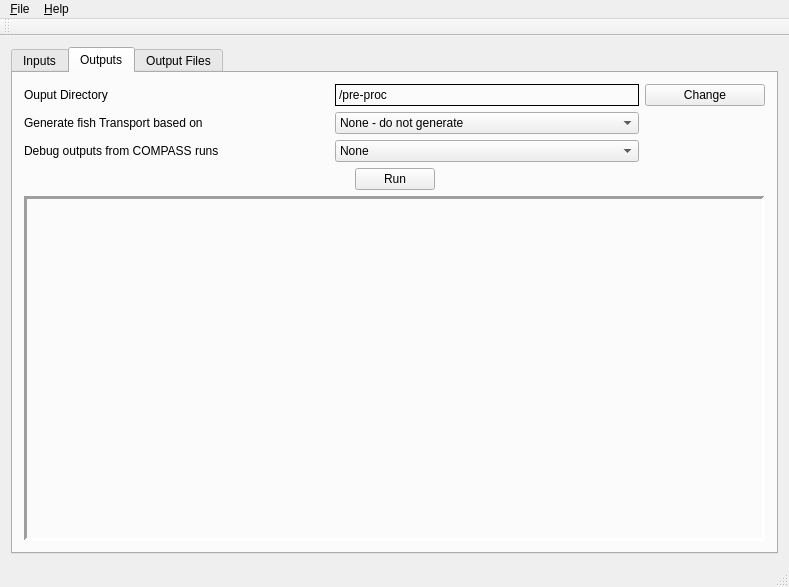
<?xml version="1.0" encoding="UTF-8"?>
<ui version="4.0">
 <class>MainWindow</class>
 <widget class="QMainWindow" name="MainWindow">
  <property name="geometry">
   <rect>
    <x>0</x>
    <y>0</y>
    <width>789</width>
    <height>587</height>
   </rect>
  </property>
  <property name="windowTitle">
   <string>MainWindow</string>
  </property>
  <widget class="QWidget" name="centralWidget">
   <layout class="QVBoxLayout" name="verticalLayout">
    <item>
     <widget class="QTabWidget" name="tabWidget">
      <property name="currentIndex">
       <number>1</number>
      </property>
      <widget class="QWidget" name="tabInputs">
       <attribute name="title">
        <string>Inputs</string>
       </attribute>
       <layout class="QVBoxLayout" name="verticalLayout_3">
        <item>
         <widget class="QScrollArea" name="scrollArea">
          <property name="widgetResizable">
           <bool>true</bool>
          </property>
          <widget class="QWidget" name="scrollAreaWidgetContents">
           <property name="geometry">
            <rect>
             <x>0</x>
             <y>0</y>
             <width>729</width>
             <height>424</height>
            </rect>
           </property>
           <layout class="QVBoxLayout" name="verticalLayout_2">
            <item>
             <widget class="QGroupBox" name="groupBoxRequired">
              <property name="title">
               <string>Requred</string>
              </property>
              <layout class="QGridLayout" name="gridLayout_2">
               <item row="0" column="2">
                <widget class="QPushButton" name="pushButtonInputDirectory">
                 <property name="maximumSize">
                  <size>
                   <width>120</width>
                   <height>30</height>
                  </size>
                 </property>
                 <property name="text">
                  <string>Change</string>
                 </property>
                </widget>
               </item>
               <item row="1" column="1">
                <widget class="QLabel" name="labelRuleName">
                 <property name="frameShape">
                  <enum>QFrame::Box</enum>
                 </property>
                 <property name="text">
                  <string/>
                 </property>
                </widget>
               </item>
               <item row="2" column="2">
                <widget class="QPushButton" name="pushButtonScenario">
                 <property name="maximumSize">
                  <size>
                   <width>120</width>
                   <height>30</height>
                  </size>
                 </property>
                 <property name="text">
                  <string>Change</string>
                 </property>
                </widget>
               </item>
               <item row="2" column="0">
                <widget class="QLabel" name="labelScen">
                 <property name="text">
                  <string>Scenario Name</string>
                 </property>
                </widget>
               </item>
               <item row="1" column="2">
                <widget class="QPushButton" name="pushButtonRuleName">
                 <property name="maximumSize">
                  <size>
                   <width>120</width>
                   <height>30</height>
                  </size>
                 </property>
                 <property name="text">
                  <string>Choose</string>
                 </property>
                </widget>
               </item>
               <item row="0" column="0">
                <widget class="QLabel" name="labelInputDir">
                 <property name="text">
                  <string>Directory Name</string>
                 </property>
                </widget>
               </item>
               <item row="0" column="1">
                <widget class="QLabel" name="labelInputDirectory">
                 <property name="frameShape">
                  <enum>QFrame::Box</enum>
                 </property>
                 <property name="text">
                  <string/>
                 </property>
                </widget>
               </item>
               <item row="1" column="0">
                <widget class="QLabel" name="labelRule">
                 <property name="text">
                  <string>Rule Name</string>
                 </property>
                </widget>
               </item>
               <item row="2" column="1">
                <widget class="QLabel" name="labelScenario">
                 <property name="frameShape">
                  <enum>QFrame::Box</enum>
                 </property>
                 <property name="text">
                  <string/>
                 </property>
                </widget>
               </item>
              </layout>
             </widget>
            </item>
            <item>
             <widget class="QCheckBox" name="checkBoxDailyValues">
              <property name="text">
               <string>Daily Values</string>
              </property>
             </widget>
            </item>
            <item>
             <widget class="QGroupBox" name="groupBoxOptional">
              <property name="title">
               <string>Optional</string>
              </property>
              <layout class="QGridLayout" name="gridLayout">
               <item row="4" column="1">
                <widget class="QComboBox" name="comboBoxInputs">
                 <item>
                  <property name="text">
                   <string>Flow only (NOSPILL)</string>
                  </property>
                 </item>
                 <item>
                  <property name="text">
                   <string>All inputs (ALL)</string>
                  </property>
                 </item>
                </widget>
               </item>
               <item row="0" column="2">
                <widget class="QPushButton" name="pushButtonRuleFilename">
                 <property name="maximumSize">
                  <size>
                   <width>120</width>
                   <height>30</height>
                  </size>
                 </property>
                 <property name="text">
                  <string>Change</string>
                 </property>
                </widget>
               </item>
               <item row="2" column="1" rowspan="2">
                <widget class="QLabel" name="labelDataDIrname">
                 <property name="frameShape">
                  <enum>QFrame::Box</enum>
                 </property>
                 <property name="text">
                  <string>HydSim</string>
                 </property>
                </widget>
               </item>
               <item row="1" column="2">
                <widget class="QPushButton" name="pushButtonDataFilename">
                 <property name="maximumSize">
                  <size>
                   <width>120</width>
                   <height>30</height>
                  </size>
                 </property>
                 <property name="text">
                  <string>Change</string>
                 </property>
                </widget>
               </item>
               <item row="0" column="1">
                <widget class="QLabel" name="labelRuleFilename">
                 <property name="frameShape">
                  <enum>QFrame::Box</enum>
                 </property>
                 <property name="text">
                  <string>Rules.pm</string>
                 </property>
                </widget>
               </item>
               <item row="1" column="0">
                <widget class="QLabel" name="labelDataFname">
                 <property name="text">
                  <string>Data File Name</string>
                 </property>
                </widget>
               </item>
               <item row="2" column="0" rowspan="2">
                <widget class="QLabel" name="labelDataDIr">
                 <property name="text">
                  <string>Data Directory</string>
                 </property>
                </widget>
               </item>
               <item row="2" column="2">
                <widget class="QPushButton" name="pushButtonDataDirname">
                 <property name="maximumSize">
                  <size>
                   <width>120</width>
                   <height>30</height>
                  </size>
                 </property>
                 <property name="text">
                  <string>Change</string>
                 </property>
                </widget>
               </item>
               <item row="4" column="0">
                <widget class="QLabel" name="labelInputs">
                 <property name="text">
                  <string>Inputs from file(s)</string>
                 </property>
                </widget>
               </item>
               <item row="0" column="0">
                <widget class="QLabel" name="labelRuleFname">
                 <property name="text">
                  <string>Rule File Name</string>
                 </property>
                </widget>
               </item>
               <item row="1" column="1">
                <widget class="QLabel" name="labelDataFIlename">
                 <property name="frameShape">
                  <enum>QFrame::Box</enum>
                 </property>
                 <property name="text">
                  <string/>
                 </property>
                </widget>
               </item>
              </layout>
             </widget>
            </item>
            <item>
             <spacer name="verticalSpacer">
              <property name="orientation">
               <enum>Qt::Vertical</enum>
              </property>
              <property name="sizeHint" stdset="0">
               <size>
                <width>20</width>
                <height>40</height>
               </size>
              </property>
             </spacer>
            </item>
           </layout>
          </widget>
         </widget>
        </item>
       </layout>
      </widget>
      <widget class="QWidget" name="tabOutputs">
       <attribute name="title">
        <string>Outputs</string>
       </attribute>
       <layout class="QGridLayout" name="gridLayout_3">
        <item row="2" column="0">
         <widget class="QLabel" name="labelDebug">
          <property name="text">
           <string>Debug outputs from COMPASS runs</string>
          </property>
         </widget>
        </item>
        <item row="0" column="0">
         <widget class="QLabel" name="labelOutputDir">
          <property name="text">
           <string>Ouput Directory</string>
          </property>
         </widget>
        </item>
        <item row="5" column="0" colspan="3">
         <widget class="QFrame" name="frameRun">
          <property name="sizePolicy">
           <sizepolicy hsizetype="Preferred" vsizetype="Preferred">
            <horstretch>1</horstretch>
            <verstretch>1</verstretch>
           </sizepolicy>
          </property>
          <property name="minimumSize">
           <size>
            <width>0</width>
            <height>240</height>
           </size>
          </property>
          <property name="maximumSize">
           <size>
            <width>16777215</width>
            <height>480</height>
           </size>
          </property>
          <property name="frameShape">
           <enum>QFrame::Panel</enum>
          </property>
          <property name="frameShadow">
           <enum>QFrame::Sunken</enum>
          </property>
          <property name="lineWidth">
           <number>3</number>
          </property>
          <property name="midLineWidth">
           <number>3</number>
          </property>
         </widget>
        </item>
        <item row="1" column="0">
         <widget class="QLabel" name="labelTransport">
          <property name="text">
           <string>Generate fish Transport based on</string>
          </property>
         </widget>
        </item>
        <item row="0" column="1">
         <widget class="QLabel" name="labelOutputDirectory">
          <property name="frameShape">
           <enum>QFrame::Box</enum>
          </property>
          <property name="text">
           <string>/pre-proc</string>
          </property>
         </widget>
        </item>
        <item row="0" column="2">
         <widget class="QPushButton" name="pushButtonOutputDirectory">
          <property name="maximumSize">
           <size>
            <width>120</width>
            <height>16777215</height>
           </size>
          </property>
          <property name="text">
           <string>Change</string>
          </property>
         </widget>
        </item>
        <item row="4" column="0" colspan="3">
         <layout class="QHBoxLayout" name="horizontalLayout">
          <item>
           <spacer name="horizontalSpacer_2">
            <property name="orientation">
             <enum>Qt::Horizontal</enum>
            </property>
            <property name="sizeHint" stdset="0">
             <size>
              <width>40</width>
              <height>20</height>
             </size>
            </property>
           </spacer>
          </item>
          <item>
           <widget class="QPushButton" name="pushButtonRun">
            <property name="text">
             <string>Run</string>
            </property>
           </widget>
          </item>
          <item>
           <spacer name="horizontalSpacer">
            <property name="orientation">
             <enum>Qt::Horizontal</enum>
            </property>
            <property name="sizeHint" stdset="0">
             <size>
              <width>40</width>
              <height>20</height>
             </size>
            </property>
           </spacer>
          </item>
         </layout>
        </item>
        <item row="1" column="1">
         <widget class="QComboBox" name="comboBoxTransport">
          <item>
           <property name="text">
            <string>None - do not generate</string>
           </property>
          </item>
          <item>
           <property name="text">
            <string>None - always on (CONST)</string>
           </property>
          </item>
          <item>
           <property name="text">
            <string>MAF</string>
           </property>
          </item>
          <item>
           <property name="text">
            <string>Flow</string>
           </property>
          </item>
          <item>
           <property name="text">
            <string>Temperature </string>
           </property>
          </item>
         </widget>
        </item>
        <item row="2" column="1">
         <widget class="QComboBox" name="comboBoxDebug">
          <item>
           <property name="text">
            <string>None</string>
           </property>
          </item>
          <item>
           <property name="text">
            <string>Temperature</string>
           </property>
          </item>
          <item>
           <property name="text">
            <string>Spill</string>
           </property>
          </item>
          <item>
           <property name="text">
            <string>All</string>
           </property>
          </item>
         </widget>
        </item>
       </layout>
      </widget>
      <widget class="QWidget" name="tabOutputFiles">
       <attribute name="title">
        <string>Output Files</string>
       </attribute>
      </widget>
     </widget>
    </item>
   </layout>
  </widget>
  <widget class="QMenuBar" name="menuBar">
   <property name="geometry">
    <rect>
     <x>0</x>
     <y>0</y>
     <width>789</width>
     <height>31</height>
    </rect>
   </property>
   <widget class="QMenu" name="menu_File">
    <property name="title">
     <string>&amp;File</string>
    </property>
    <addaction name="actionExit"/>
   </widget>
   <widget class="QMenu" name="menu_Help">
    <property name="title">
     <string>&amp;Help</string>
    </property>
    <addaction name="actionHelp"/>
    <addaction name="separator"/>
    <addaction name="actionAbout"/>
   </widget>
   <addaction name="menu_File"/>
   <addaction name="menu_Help"/>
  </widget>
  <widget class="QToolBar" name="mainToolBar">
   <attribute name="toolBarArea">
    <enum>TopToolBarArea</enum>
   </attribute>
   <attribute name="toolBarBreak">
    <bool>false</bool>
   </attribute>
  </widget>
  <widget class="QStatusBar" name="statusBar"/>
  <action name="actionHelp">
   <property name="text">
    <string>Help</string>
   </property>
  </action>
  <action name="actionAbout">
   <property name="text">
    <string>About</string>
   </property>
  </action>
  <action name="actionExit">
   <property name="text">
    <string>E&amp;xit</string>
   </property>
  </action>
 </widget>
 <layoutdefault spacing="6" margin="11"/>
 <resources/>
 <connections/>
</ui>
